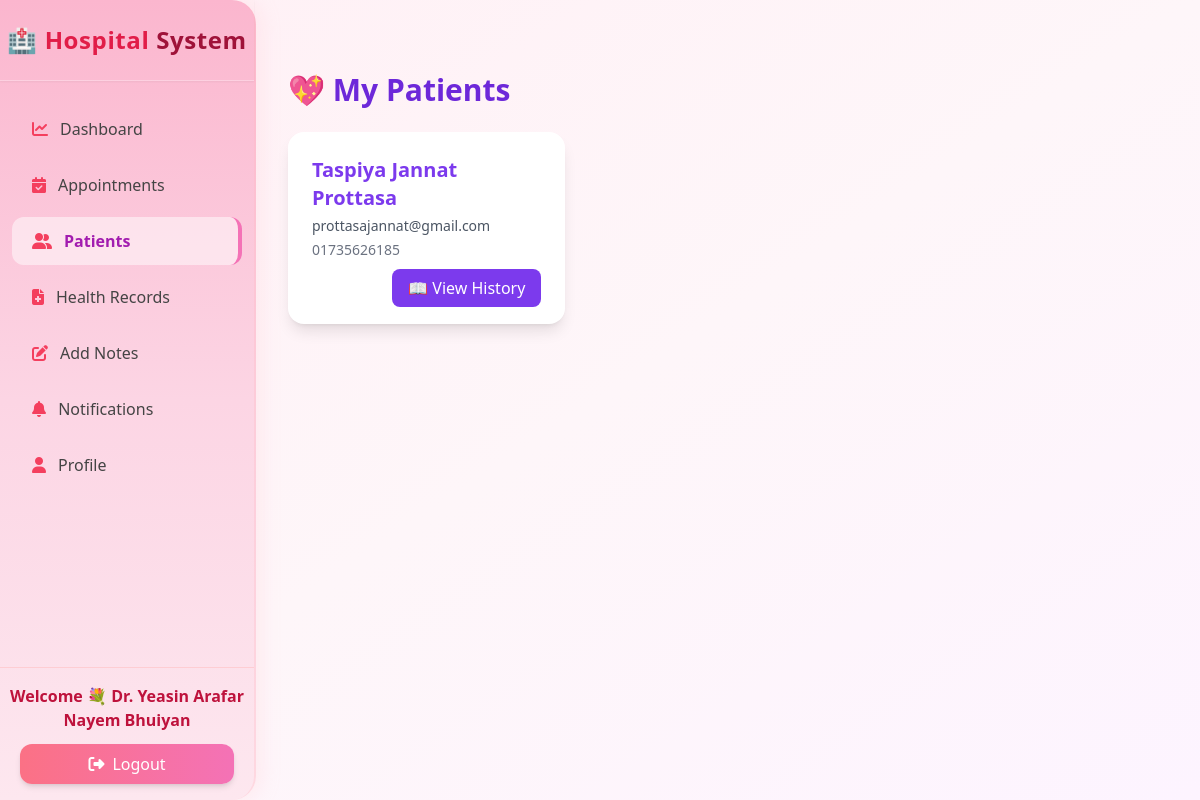
/doctors/patients/ (signed in), run on the app's committed database.
### accounts/models.py (models this page shows, shortened)
class UserProfile(models.Model):
    USER_TYPE_CHOICES = (('patient', 'Patient'), ('doctor', 'Doctor'))
    username = models.CharField(max_length=150, unique=True)
    current_role = models.CharField(max_length=20, choices=[("doctor","Doctor"),("patient","Patient")], default="patient")
    email = models.EmailField(unique=True)
    name = models.CharField(max_length=255)
    password = models.CharField(max_length=256)
    user_type = models.CharField(max_length=10, choices=USER_TYPE_CHOICES)
    phone = models.CharField(max_length=15, blank=True, null=True)
    age = models.IntegerField(blank=True, null=True)
    address = models.TextField(blank=True, null=True)
    specialization = models.CharField(max_length=100, blank=True, null=True)
    license = models.CharField(max_length=50, blank=True, null=True)
    gender = models.CharField(max_length=10, blank=True, null=True)
    blood_group = models.CharField(max_length=3, blank=True, null=True)
    bio = models.TextField(blank=True, null=True)
    profile_pic = models.ImageField(upload_to="profiles/", blank=True, null=True)
    created_at = models.DateTimeField(auto_now_add=True)
    visit_fee = models.CharField(max_length=50, blank=True, null=True)
    objects = UserManager()

### doctors/views.py (the view)
    def wrapper(request, *args, **kwargs):
        user = get_session_user(request)
        if not user:
            messages.warning(request, "Please login as a doctor first 🩺")
            return redirect("LogInSignUppage")
        return func(request, *args, **kwargs)

### doctors/context_processors.py (called while the page is built)
def doctor_context(request):
    user_id = request.session.get("user_id")
    if not user_id:
        return {}
    try:
        doctor = UserProfile.objects.get(id=user_id, user_type="doctor")
        return {"doctor": doctor}
    except UserProfile.DoesNotExist:
        return {}

### doctors/views.py (called while the page is built)
def get_session_user(request):
    user_id = request.session.get("user_id")
    if not user_id:
        return None
    try:
        return UserProfile.objects.get(id=user_id, user_type="doctor")
    except UserProfile.DoesNotExist:
        return None

def login_required_view(func):
    def wrapper(request, *args, **kwargs):
        user = get_session_user(request)
        if not user:
            messages.warning(request, "Please login as a doctor first 🩺")
            return redirect("LogInSignUppage")
        return func(request, *args, **kwargs)
    return wrapper

@login_required_view
def doctor_patients(request):
    doctor = get_session_user(request)
    if not doctor:
        return redirect("LogInSignUppage")
    appointments = Appointment.objects.filter(
        doctor=doctor, status__in=["Confirmed", "Completed"]
    ).select_related("patient")
    patient_ids = appointments.values_list("patient_id", flat=True).distinct()
    patients = UserProfile.objects.filter(id__in=patient_ids)
    return render(request, "doctor_patients.html", {"patients": patients, "doctor": doctor})

### patients/context_processors.py (called while the page is built)
def patient_context(request):
    user_id = request.session.get("user_id")
    if not user_id:
        return {}
    try:
        patient = UserProfile.objects.get(id=user_id, user_type="patient")
        return {"patient": patient}
    except UserProfile.DoesNotExist:
        return {}

### doctors/templates/doctor_patients.html (shortened to what this page needs)
{% load static %}
<!DOCTYPE html>
<html lang="en">
<head>
  <script src="https://cdn.tailwindcss.com"></script>
  <link rel="stylesheet" href="https://cdnjs.cloudflare.com/ajax/libs/font-awesome/6.4.2/css/all.min.css"/>
</head>
<body class="bg-violet-50 min-h-screen flex flex-col md:flex-row font-sans">
  <div class="w-full md:w-64 md:fixed">
    {% include 'doctor_sidebar.html' %}
  </div>
  <main class="flex-1 p-6 md:p-8 md:ml-64 mt-16 md:mt-10">
    <h2 class="text-2xl md:text-3xl font-bold text-violet-700 mb-6 text-center md:text-left">
      💖 My Patients
    </h2>
    {% if patients %}
      <div class="grid grid-cols-1 sm:grid-cols-2 lg:grid-cols-3 gap-6">
        {% for p in patients %}
          <div class="bg-white rounded-2xl shadow-lg p-6 hover:shadow-2xl transition transform hover:scale-[1.02]">
            <div class="flex flex-col space-y-1">
              <h3 class="text-lg md:text-xl font-semibold text-violet-600">{{ p.name }}</h3>
              <p class="text-gray-600 text-sm break-all">{{ p.email }}</p>
              <p class="text-gray-500 text-sm">{{ p.phone }}</p>
            </div>
            <div class="mt-4 text-right">
              <a href="{% url 'patient_history' p.id %}"
                 class="bg-violet-600 hover:bg-violet-700 text-white text-sm md:text-base px-3 md:px-4 py-2 rounded-lg transition">
                📖 View History
              </a>
            </div>
          </div>
        {% endfor %}
      </div>
    {% else %}
      <p class="text-gray-500 italic text-center md:text-left mt-10">No confirmed or completed patients yet 🌸</p>
    {% endif %}
  </main>
</body>
</html>

### doctors/templates/doctor_sidebar.html (shortened to what this page needs)
{% load static %}
<!DOCTYPE html>
<html lang="en">
<head>
  <script src="https://cdn.tailwindcss.com"></script>
  <link href="https://cdnjs.cloudflare.com/ajax/libs/font-awesome/6.5.0/css/all.min.css" rel="stylesheet">
</head>
<body class="min-h-screen">
  <aside id="sidebar"
         class="sidebar fixed top-0 left-0 h-full w-64 text-gray-700 flex flex-col justify-between shadow-2xl rounded-r-3xl transform -translate-x-full lg:translate-x-0 transition-all duration-300 z-40">
    <div class="hidden lg:block text-center font-bold text-2xl py-6 border-b border-white/30 shadow-sm tracking-wide">
      🏥 <span class="text-rose-600">Hospital</span><span class="text-rose-800"> System</span>
    </div>
    <ul class="mt-20 lg:mt-6 space-y-2 px-3 overflow-y-auto">
      <li>
        <a href="{% url 'doctor_dashboard' %}"
           class="flex items-center gap-3 px-5 py-3 rounded-xl nav-item {% if request.resolver_match.url_name == 'doctor_dashboard' %}active-link{% endif %}">
          <i class="fa-solid fa-chart-line text-rose-500"></i> Dashboard
        </a>
      </li>
      <li>
        <a href="{% url 'doctor_appointments' %}"
           class="flex items-center gap-3 px-5 py-3 rounded-xl nav-item {% if request.resolver_match.url_name == 'doctor_appointments' %}active-link{% endif %}">
          <i class="fa-solid fa-calendar-check text-rose-500"></i> Appointments
        </a>
      </li>
      <li>
        <a href="{% url 'doctor_patients' %}"
           class="flex items-center gap-3 px-5 py-3 rounded-xl nav-item {% if request.resolver_match.url_name == 'doctor_patients' %}active-link{% endif %}">
          <i class="fa-solid fa-user-group text-rose-500"></i> Patients
        </a>
      </li>
      <li>
        <a href="{% url 'doctor_health_records' %}"
           class="flex items-center gap-3 px-5 py-3 rounded-xl nav-item {% if request.resolver_match.url_name == 'doctor_health_records' %}active-link{% endif %}">
          <i class="fa-solid fa-file-medical text-rose-500"></i> Health Records
        </a>
      </li>
      <li>
        <a href="{% url 'doctor_addnotes' %}"
           class="flex items-center gap-3 px-5 py-3 rounded-xl nav-item {% if request.resolver_match.url_name == 'doctor_addnotes' %}active-link{% endif %}">
          <i class="fa-solid fa-pen-to-square text-rose-500"></i> Add Notes
        </a>
      </li>
      <li>
        <a href="{% url 'doctor_notifications' %}"
           class="flex items-center gap-3 px-5 py-3 rounded-xl nav-item {% if request.resolver_match.url_name == 'doctor_notifications' %}active-link{% endif %}">
          <span><i class="fa-solid fa-bell text-rose-500 mr-2"></i> Notifications</span>
        </a>
      </li>
      <li>
        <a href="{% url 'doctor_profile' %}"
           class="flex items-center gap-3 px-5 py-3 rounded-xl nav-item {% if request.resolver_match.url_name == 'doctor_profile' %}active-link{% endif %}">
          <i class="fa-solid fa-user text-rose-500"></i> Profile
        </a>
      </li>
    </ul>
    <div class="text-center border-t border-rose-200 py-4 mt-auto">
      <p class="font-semibold text-rose-700">Welcome 💐 Dr. {{ doctor.name|default:"Lovely You" }}</p>
      <form method="POST" action="{% url 'logout' %}" class="mx-5 mt-3">
        <button type="submit" class="w-full py-2 bg-gradient-to-r from-rose-400 to-pink-400 text-white rounded-xl hover:from-rose-500 hover:to-pink-500 transition-all duration-300 shadow-md flex items-center justify-center gap-2">
          <i class="fa-solid fa-right-from-bracket"></i> Logout
        </button>
      </form>
    </div>
  </aside>
</body>
</html>

### doctors/templates/doctor_sidebar.html (style rules this page uses)
body { font-family: 'Poppins', sans-serif; background: linear-gradient(to bottom right, #fff0f5, #fef6f9, #fdf4ff); }
.sidebar { background: linear-gradient(180deg, #fbb6ce 0%, #fcd5e4 50%, #fde7ef 100%); box-shadow: 4px 0 20px rgba(255, 192, 203, 0.25); border-right: 2px solid rgba(255, 182, 193, 0.3); transition: all 0.3s ease-in-out; }
.nav-item { transition: all 0.25s ease-in-out; color: #444; }
.active-link { background: rgba(255, 255, 255, 0.5); border-right: 4px solid #f472b6; color: #a21caf !important; font-weight: 600; }

### data on the page
UserProfile: name "Yeasin Arafar Nayem Bhuiyan"
UserProfile: name "Taspiya Jannat Prottasa", email "prottasajannat@gmail.com", phone "01735626185"
